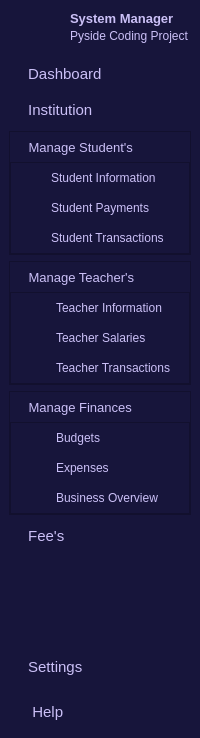
         <widget class="QWidget" name="expand_sidBar" native="true">
          <property name="sizePolicy">
           <sizepolicy hsizetype="Preferred" vsizetype="Expanding">
            <horstretch>0</horstretch>
            <verstretch>0</verstretch>
           </sizepolicy>
          </property>
          <property name="minimumSize">
           <size>
            <width>200</width>
            <height>0</height>
           </size>
          </property>
          <property name="maximumSize">
           <size>
            <width>200</width>
            <height>16777215</height>
           </size>
          </property>
          <property name="styleSheet">
           <string notr="true">QWidget{
	background-color: rgb(23, 21, 59);
	color: rgb(203, 192, 247);
}
QPushButton{
	height:30px;
	border:none;
}</string>
          </property>
          <layout class="QVBoxLayout" name="verticalLayout_15">
           <property name="spacing">
            <number>6</number>
           </property>
           <property name="leftMargin">
            <number>9</number>
           </property>
           <property name="topMargin">
            <number>9</number>
           </property>
           <property name="rightMargin">
            <number>9</number>
           </property>
           <item>
            <layout class="QHBoxLayout" name="horizontalLayout_3">
             <property name="bottomMargin">
              <number>9</number>
             </property>
             <item>
              <widget class="QLabel" name="label_4">
               <property name="minimumSize">
                <size>
                 <width>50</width>
                 <height>35</height>
                </size>
               </property>
               <property name="maximumSize">
                <size>
                 <width>55</width>
                 <height>35</height>
                </size>
               </property>
               <property name="text">
                <string/>
               </property>
               <property name="pixmap">
                <pixmap resource="../ico.qrc">:/png/icons/LB_1.png</pixmap>
               </property>
               <property name="scaledContents">
                <bool>true</bool>
               </property>
              </widget>
             </item>
             <item>
              <layout class="QVBoxLayout" name="verticalLayout_14">
               <property name="spacing">
                <number>0</number>
               </property>
               <item>
                <widget class="QLabel" name="label_5">
                 <property name="font">
                  <font>
                   <pointsize>10</pointsize>
                   <bold>true</bold>
                  </font>
                 </property>
                 <property name="text">
                  <string>System Manager</string>
                 </property>
                </widget>
               </item>
               <item>
                <widget class="QLabel" name="label_6">
                 <property name="text">
                  <string>Pyside Coding Project</string>
                 </property>
                </widget>
               </item>
              </layout>
             </item>
            </layout>
           </item>
           <item>
            <layout class="QVBoxLayout" name="verticalLayout_12">
             <item>
              <widget class="QPushButton" name="dashboard2_btn">
               <property name="font">
                <font>
                 <pointsize>11</pointsize>
                 <bold>false</bold>
                </font>
               </property>
               <property name="styleSheet">
                <string notr="true">QPushButton{
	text-align: left;
	padding-left:15px;
}
QPushButton::checked{
	background-color: rgb(56, 49, 130);
	color: rgb(198, 187, 241);
	border-radius:3px;
}</string>
               </property>
               <property name="text">
                <string> Dashboard</string>
               </property>
               <property name="icon">
                <iconset resource="../ico.qrc">
                 <normaloff>:/png/icons/layout_2.png</normaloff>
                 <normalon>:/png/icons/layout.png</normalon>:/png/icons/layout_2.png</iconset>
               </property>
               <property name="iconSize">
                <size>
                 <width>18</width>
                 <height>18</height>
                </size>
               </property>
               <property name="checkable">
                <bool>true</bool>
               </property>
               <property name="autoRepeat">
                <bool>false</bool>
               </property>
               <property name="autoExclusive">
                <bool>true</bool>
               </property>
              </widget>
             </item>
             <item>
              <widget class="QPushButton" name="institution2_btn">
               <property name="font">
                <font>
                 <pointsize>11</pointsize>
                </font>
               </property>
               <property name="styleSheet">
                <string notr="true">QPushButton{
	text-align: left;
	padding-left:15px;
}
QPushButton::checked{
	background-color: rgb(56, 49, 130);
	color: rgb(198, 187, 241);
	border-radius:3px;
}</string>
               </property>
               <property name="text">
                <string> Institution</string>
               </property>
               <property name="icon">
                <iconset resource="../ico.qrc">
                 <normaloff>:/png/icons/bank_1.png</normaloff>
                 <normalon>:/png/icons/bank1.png</normalon>:/png/icons/bank_1.png</iconset>
               </property>
               <property name="iconSize">
                <size>
                 <width>18</width>
                 <height>18</height>
                </size>
               </property>
               <property name="checkable">
                <bool>true</bool>
               </property>
               <property name="autoExclusive">
                <bool>true</bool>
               </property>
              </widget>
             </item>
             <item>
              <widget class="QFrame" name="dropdown_menu1">
               <property name="styleSheet">
                <string notr="true"/>
               </property>
               <property name="frameShape">
                <enum>QFrame::Shape::StyledPanel</enum>
               </property>
               <property name="frameShadow">
                <enum>QFrame::Shadow::Raised</enum>
               </property>
               <layout class="QVBoxLayout" name="verticalLayout_4">
                <property name="spacing">
                 <number>0</number>
                </property>
                <property name="leftMargin">
                 <number>0</number>
                </property>
                <property name="topMargin">
                 <number>0</number>
                </property>
                <property name="rightMargin">
                 <number>0</number>
                </property>
                <property name="bottomMargin">
                 <number>0</number>
                </property>
                <item>
                 <widget class="QPushButton" name="manage_student2_btn">
                  <property name="font">
                   <font>
                    <pointsize>10</pointsize>
                   </font>
                  </property>
                  <property name="styleSheet">
                   <string notr="true">QPushButton{
	text-align: left;
	image: url(:/png/icons/arrow-up.png);
	image-position:right;
	padding-left:15px;
}
QPushButton:checked{	
	image: url(:/png/icons/arrow-down.png);
	image-position:right;
}</string>
                  </property>
                  <property name="text">
                   <string> Manage Student's</string>
                  </property>
                  <property name="icon">
                   <iconset resource="../ico.qrc">
                    <normaloff>:/png/icons/group.png</normaloff>
                    <normalon>:/png/icons/group1.png</normalon>:/png/icons/group.png</iconset>
                  </property>
                  <property name="iconSize">
                   <size>
                    <width>18</width>
                    <height>18</height>
                   </size>
                  </property>
                  <property name="checkable">
                   <bool>true</bool>
                  </property>
                  <property name="checked">
                   <bool>false</bool>
                  </property>
                  <property name="autoExclusive">
                   <bool>false</bool>
                  </property>
                 </widget>
                </item>
                <item>
                 <widget class="QFrame" name="subMenu1">
                  <property name="sizePolicy">
                   <sizepolicy hsizetype="Preferred" vsizetype="Expanding">
                    <horstretch>0</horstretch>
                    <verstretch>0</verstretch>
                   </sizepolicy>
                  </property>
                  <property name="styleSheet">
                   <string notr="true">QPushButton{
	padding-left: 40px;
	text-align: left;
}
QPushButton:hover{
	color: rgb(241, 114, 213);
}</string>
                  </property>
                  <property name="frameShape">
                   <enum>QFrame::Shape::StyledPanel</enum>
                  </property>
                  <property name="frameShadow">
                   <enum>QFrame::Shadow::Raised</enum>
                  </property>
                  <layout class="QVBoxLayout" name="verticalLayout_5">
                   <property name="spacing">
                    <number>0</number>
                   </property>
                   <property name="leftMargin">
                    <number>0</number>
                   </property>
                   <property name="topMargin">
                    <number>0</number>
                   </property>
                   <property name="rightMargin">
                    <number>0</number>
                   </property>
                   <property name="bottomMargin">
                    <number>0</number>
                   </property>
                   <item>
                    <widget class="QPushButton" name="student_info_btn">
                     <property name="styleSheet">
                      <string notr="true"/>
                     </property>
                     <property name="text">
                      <string>Student Information</string>
                     </property>
                     <property name="checkable">
                      <bool>true</bool>
                     </property>
                    </widget>
                   </item>
                   <item>
                    <widget class="QPushButton" name="student_pay_btn">
                     <property name="text">
                      <string>Student Payments</string>
                     </property>
                     <property name="checkable">
                      <bool>true</bool>
                     </property>
                    </widget>
                   </item>
                   <item>
                    <widget class="QPushButton" name="student_trans_btn">
                     <property name="text">
                      <string>Student Transactions</string>
                     </property>
                     <property name="checkable">
                      <bool>true</bool>
                     </property>
                    </widget>
                   </item>
                  </layout>
                 </widget>
                </item>
               </layout>
              </widget>
             </item>
             <item>
              <widget class="QFrame" name="dropdown_menu2">
               <property name="styleSheet">
                <string notr="true"/>
               </property>
               <property name="frameShape">
                <enum>QFrame::Shape::StyledPanel</enum>
               </property>
               <property name="frameShadow">
                <enum>QFrame::Shadow::Raised</enum>
               </property>
               <layout class="QVBoxLayout" name="verticalLayout_8">
                <property name="spacing">
                 <number>0</number>
                </property>
                <property name="leftMargin">
                 <number>0</number>
                </property>
                <property name="topMargin">
                 <number>0</number>
                </property>
                <property name="rightMargin">
                 <number>0</number>
                </property>
                <property name="bottomMargin">
                 <number>0</number>
                </property>
                <item>
                 <widget class="QPushButton" name="manage_teacher2_btn">
                  <property name="font">
                   <font>
                    <pointsize>10</pointsize>
                   </font>
                  </property>
                  <property name="styleSheet">
                   <string notr="true">QPushButton{
	text-align: left;
	image: url(:/png/icons/arrow-up.png);
	image-position:right;
	padding-left:15px;
}
QPushButton::checked{
	image: url(:/png/icons/arrow-down.png);
	image-position:right;
}</string>
                  </property>
                  <property name="text">
                   <string> Manage Teacher's</string>
                  </property>
                  <property name="icon">
                   <iconset resource="../ico.qrc">
                    <normaloff>:/png/icons/school.png</normaloff>
                    <normalon>:/png/icons/school1.png</normalon>:/png/icons/school.png</iconset>
                  </property>
                  <property name="iconSize">
                   <size>
                    <width>18</width>
                    <height>18</height>
                   </size>
                  </property>
                  <property name="checkable">
                   <bool>true</bool>
                  </property>
                  <property name="autoExclusive">
                   <bool>false</bool>
                  </property>
                 </widget>
                </item>
                <item>
                 <widget class="QFrame" name="subMenu2">
                  <property name="sizePolicy">
                   <sizepolicy hsizetype="Preferred" vsizetype="Expanding">
                    <horstretch>0</horstretch>
                    <verstretch>0</verstretch>
                   </sizepolicy>
                  </property>
                  <property name="styleSheet">
                   <string notr="true">QPushButton{
	padding-left: 45px;
	text-align: left;
}
QPushButton:hover{
	color: rgb(241, 114, 213);
}</string>
                  </property>
                  <property name="frameShape">
                   <enum>QFrame::Shape::StyledPanel</enum>
                  </property>
                  <property name="frameShadow">
                   <enum>QFrame::Shadow::Raised</enum>
                  </property>
                  <layout class="QVBoxLayout" name="verticalLayout_7">
                   <property name="spacing">
                    <number>0</number>
                   </property>
                   <property name="leftMargin">
                    <number>0</number>
                   </property>
                   <property name="topMargin">
                    <number>0</number>
                   </property>
                   <property name="rightMargin">
                    <number>0</number>
                   </property>
                   <property name="bottomMargin">
                    <number>0</number>
                   </property>
                   <item>
                    <widget class="QPushButton" name="teacher_info_btn">
                     <property name="text">
                      <string>Teacher Information</string>
                     </property>
                     <property name="checkable">
                      <bool>true</bool>
                     </property>
                    </widget>
                   </item>
                   <item>
                    <widget class="QPushButton" name="teacher_salar_btn">
                     <property name="text">
                      <string>Teacher Salaries</string>
                     </property>
                     <property name="checkable">
                      <bool>true</bool>
                     </property>
                    </widget>
                   </item>
                   <item>
                    <widget class="QPushButton" name="teacher_trans_btn">
                     <property name="text">
                      <string>Teacher Transactions</string>
                     </property>
                     <property name="checkable">
                      <bool>true</bool>
                     </property>
                    </widget>
                   </item>
                  </layout>
                 </widget>
                </item>
               </layout>
              </widget>
             </item>
             <item>
              <widget class="QFrame" name="dropdown_menu3">
               <property name="styleSheet">
                <string notr="true"/>
               </property>
               <property name="frameShape">
                <enum>QFrame::Shape::StyledPanel</enum>
               </property>
               <property name="frameShadow">
                <enum>QFrame::Shadow::Raised</enum>
               </property>
               <layout class="QVBoxLayout" name="verticalLayout_9">
                <property name="spacing">
                 <number>0</number>
                </property>
                <property name="leftMargin">
                 <number>0</number>
                </property>
                <property name="topMargin">
                 <number>0</number>
                </property>
                <property name="rightMargin">
                 <number>0</number>
                </property>
                <property name="bottomMargin">
                 <number>0</number>
                </property>
                <item>
                 <widget class="QPushButton" name="manage_finances2_btn">
                  <property name="font">
                   <font>
                    <pointsize>10</pointsize>
                   </font>
                  </property>
                  <property name="styleSheet">
                   <string notr="true">QPushButton{
	text-align: left;
	image: url(:/png/icons/arrow-up.png);
	image-position:right;
	padding-left:15px;
}
QPushButton::checked{
	image: url(:/png/icons/arrow-down.png);
	image-position:right;
}</string>
                  </property>
                  <property name="text">
                   <string> Manage Finances</string>
                  </property>
                  <property name="icon">
                   <iconset resource="../ico.qrc">
                    <normaloff>:/png/icons/trend.png</normaloff>
                    <normalon>:/png/icons/trend1.png</normalon>:/png/icons/trend.png</iconset>
                  </property>
                  <property name="iconSize">
                   <size>
                    <width>18</width>
                    <height>18</height>
                   </size>
                  </property>
                  <property name="checkable">
                   <bool>true</bool>
                  </property>
                  <property name="autoExclusive">
                   <bool>false</bool>
                  </property>
                 </widget>
                </item>
                <item>
                 <widget class="QFrame" name="subMenu3">
                  <property name="sizePolicy">
                   <sizepolicy hsizetype="Preferred" vsizetype="Expanding">
                    <horstretch>0</horstretch>
                    <verstretch>0</verstretch>
                   </sizepolicy>
                  </property>
                  <property name="styleSheet">
                   <string notr="true">QPushButton{
	padding-left: 45px;
	text-align: left;
}
QPushButton:hover{
	color: rgb(241, 114, 213);
}</string>
                  </property>
                  <property name="frameShape">
                   <enum>QFrame::Shape::StyledPanel</enum>
                  </property>
                  <property name="frameShadow">
                   <enum>QFrame::Shadow::Raised</enum>
                  </property>
                  <layout class="QVBoxLayout" name="verticalLayout_10">
                   <property name="spacing">
                    <number>0</number>
                   </property>
                   <property name="leftMargin">
                    <number>0</number>
                   </property>
                   <property name="topMargin">
                    <number>0</number>
                   </property>
                   <property name="rightMargin">
                    <number>0</number>
                   </property>
                   <property name="bottomMargin">
                    <number>0</number>
                   </property>
                   <item>
                    <widget class="QPushButton" name="budgets_btn">
                     <property name="text">
                      <string>Budgets</string>
                     </property>
                     <property name="checkable">
                      <bool>true</bool>
                     </property>
                    </widget>
                   </item>
                   <item>
                    <widget class="QPushButton" name="expenses_btn">
                     <property name="text">
                      <string>Expenses</string>
                     </property>
                     <property name="checkable">
                      <bool>true</bool>
                     </property>
                    </widget>
                   </item>
                   <item>
                    <widget class="QPushButton" name="business_over_btn">
                     <property name="text">
                      <string>Business Overview</string>
                     </property>
                     <property name="checkable">
                      <bool>true</bool>
                     </property>
                    </widget>
                   </item>
                  </layout>
                 </widget>
                </item>
               </layout>
              </widget>
             </item>
             <item>
              <widget class="QPushButton" name="fee2_btn">
               <property name="font">
                <font>
                 <pointsize>11</pointsize>
                </font>
               </property>
               <property name="styleSheet">
                <string notr="true">QPushButton{
	text-align: left;
	padding-left:15px;
}
QPushButton::checked{
	background-color: rgb(56, 49, 130);
	color: rgb(198, 187, 241);
	border-radius:3px;
}</string>
               </property>
               <property name="text">
                <string> Fee's</string>
               </property>
               <property name="icon">
                <iconset resource="../ico.qrc">
                 <normaloff>:/png/icons/wallet1.png</normaloff>
                 <normalon>:/png/icons/wallet.png</normalon>:/png/icons/wallet1.png</iconset>
               </property>
               <property name="iconSize">
                <size>
                 <width>18</width>
                 <height>18</height>
                </size>
               </property>
               <property name="checkable">
                <bool>true</bool>
               </property>
               <property name="autoExclusive">
                <bool>true</bool>
               </property>
              </widget>
             </item>
            </layout>
           </item>
           <item>
            <spacer name="verticalSpacer_2">
             <property name="orientation">
              <enum>Qt::Orientation::Vertical</enum>
             </property>
             <property name="sizeHint" stdset="0">
              <size>
               <width>20</width>
               <height>95</height>
              </size>
             </property>
            </spacer>
           </item>
           <item>
            <layout class="QVBoxLayout" name="verticalLayout_13">
             <property name="spacing">
              <number>15</number>
             </property>
             <item>
              <widget class="QPushButton" name="settings2_btn">
               <property name="font">
                <font>
                 <pointsize>11</pointsize>
                </font>
               </property>
               <property name="styleSheet">
                <string notr="true">QPushButton{
	text-align: left;
	padding-left:15px;
}
QPushButton::checked{
	background-color: rgb(56, 49, 130);
	color: rgb(198, 187, 241);
	border-radius:3px;
}</string>
               </property>
               <property name="text">
                <string> Settings</string>
               </property>
               <property name="icon">
                <iconset resource="../ico.qrc">
                 <normaloff>:/png/icons/settings1.png</normaloff>
                 <normalon>:/png/icons/settings.png</normalon>:/png/icons/settings1.png</iconset>
               </property>
               <property name="iconSize">
                <size>
                 <width>18</width>
                 <height>18</height>
                </size>
               </property>
               <property name="checkable">
                <bool>true</bool>
               </property>
               <property name="autoExclusive">
                <bool>true</bool>
               </property>
              </widget>
             </item>
             <item>
              <widget class="QPushButton" name="help2_btn">
               <property name="font">
                <font>
                 <pointsize>11</pointsize>
                </font>
               </property>
               <property name="styleSheet">
                <string notr="true">QPushButton{
	text-align: left;
	padding-left:15px;
}
QPushButton::checked{
	background-color: rgb(56, 49, 130);
	color: rgb(198, 187, 241);
	border-radius:3px;
}</string>
               </property>
               <property name="text">
                <string>  Help</string>
               </property>
               <property name="icon">
                <iconset resource="../ico.qrc">
                 <normaloff>:/png/icons/help1.png</normaloff>
                 <normalon>:/png/icons/help.png</normalon>:/png/icons/help1.png</iconset>
               </property>
               <property name="iconSize">
                <size>
                 <width>22</width>
                 <height>22</height>
                </size>
               </property>
               <property name="checkable">
                <bool>true</bool>
               </property>
               <property name="autoExclusive">
                <bool>true</bool>
               </property>
              </widget>
             </item>
            </layout>
           </item>
          </layout>
         </widget>
